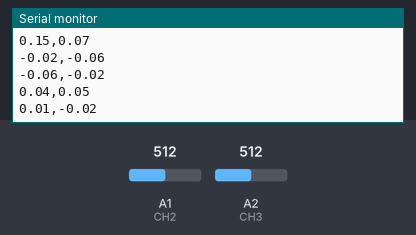
A sketch run on a simulated Arduino Uno, built with avr-gcc and run on an emulated ATmega328P. Shown: the last lines printed to the serial monitor. Inputs (shaded band) come from the test bench; at power-on: A1 (CH2) = 512, A2 (CH3) = 512.

Above: at 1.2 s.
1.3 s: A1 (CH2) set to 716
At 1.5 s:
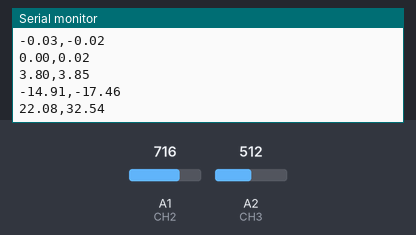
2.8 s: A2 (CH3) set to 716
At 3.0 s:
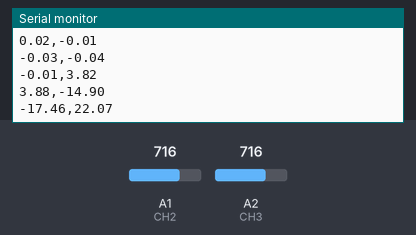
4.3 s: A1 (CH2) set to 900
At 4.5 s:
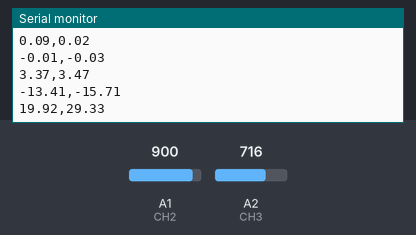
5.8 s: A2 (CH3) set to 900
At 6.0 s:
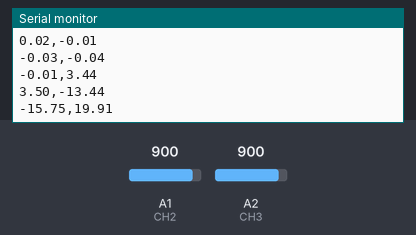
Timing chart, 0 to 8.3 s (numbered marks = the images above; inputs shaded):
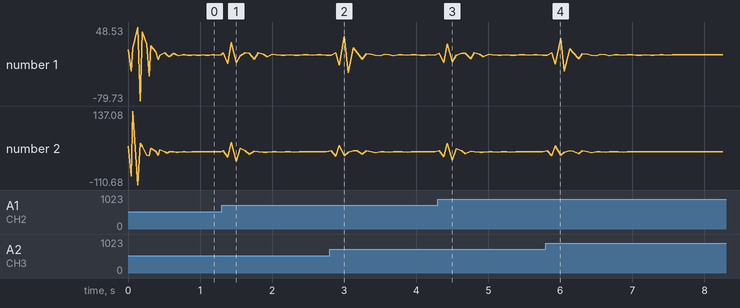

The sketch:

2CH_EMG_filt.ino
```cpp
// EMG Filter - BioAmp EXG Pill
// https://github.com/upsidedownlabs/BioAmp-EXG-Pill

// Upside Down Labs invests time and resources providing this open source code,
// please support Upside Down Labs and open-source hardware by purchasing
// products from Upside Down Labs!

// Copyright (c) 2021 Upside Down Labs - contact@upsidedownlabs.tech

// Permission is hereby granted, free of charge, to any person obtaining a copy
// of this software and associated documentation files (the "Software"), to deal
// in the Software without restriction, including without limitation the rights
// to use, copy, modify, merge, publish, distribute, sublicense, and/or sell
// copies of the Software, and to permit persons to whom the Software is
// furnished to do so, subject to the following conditions:

// The above copyright notice and this permission notice shall be included in all
// copies or substantial portions of the Software.

// THE SOFTWARE IS PROVIDED "AS IS", WITHOUT WARRANTY OF ANY KIND, EXPRESS OR
// IMPLIED, INCLUDING BUT NOT LIMITED TO THE WARRANTIES OF MERCHANTABILITY,
// FITNESS FOR A PARTICULAR PURPOSE AND NONINFRINGEMENT. IN NO EVENT SHALL THE
// AUTHORS OR COPYRIGHT HOLDERS BE LIABLE FOR ANY CLAIM, DAMAGES OR OTHER
// LIABILITY, WHETHER IN AN ACTION OF CONTRACT, TORT OR OTHERWISE, ARISING FROM,
// OUT OF OR IN CONNECTION WITH THE SOFTWARE OR THE USE OR OTHER DEALINGS IN THE
// SOFTWARE.

#define SAMPLE_RATE 125
#define BAUD_RATE 115200
#define CH1 A0
#define CH2 A1
#define CH3 A2


void setup() {
  // Serial connection begin
  Serial.begin(BAUD_RATE);
}

void loop() {
  // Calculate elapsed time
  static unsigned long past = 0;
  unsigned long present = micros();
  unsigned long interval = present - past;
  past = present;

  // Run timer
  static long timer = 0;
  timer -= interval;

  // Sample
  if(timer < 0){
    timer += 1000000 / SAMPLE_RATE;
    float channel2 = analogRead(CH2);
    float channel3 = analogRead(CH3);
    float filter2 = EMGFilter(channel2);
    float filter3 =EMGFilter(channel3);
      Serial.print(filter2);
      Serial.print(',');
      Serial.println(filter3);
  }
}

float EMGFilter(float input)
{
  float output = input;
  {
    static float z1, z2; // filter section state
    float x = output - 0.05159732*z1 - 0.36347401*z2;
    output = 0.01856301*x + 0.03712602*z1 + 0.01856301*z2;
    z2 = z1;
    z1 = x;
  }
  {
    static float z1, z2; // filter section state
    float x = output - -0.53945795*z1 - 0.39764934*z2;
    output = 1.00000000*x + -2.00000000*z1 + 1.00000000*z2;
    z2 = z1;
    z1 = x;
  }
  {
    static float z1, z2; // filter section state
    float x = output - 0.47319594*z1 - 0.70744137*z2;
    output = 1.00000000*x + 2.00000000*z1 + 1.00000000*z2;
    z2 = z1;
    z1 = x;
  }
  {
    static float z1, z2; // filter section state
    float x = output - -1.00211112*z1 - 0.74520226*z2;
    output = 1.00000000*x + -2.00000000*z1 + 1.00000000*z2;
    z2 = z1;
    z1 = x;
  }
  return output;
}
```

Measured:
- after the input at 1.3 s, the serial monitor: prints a new line at once (image 1)
- after the input at 2.8 s, the serial monitor: prints a new line at once (image 2)
- after the input at 4.3 s, the serial monitor: prints a new line at once (image 3)
- after the input at 5.8 s, the serial monitor: prints a new line at once (image 4)
- plotted number 2: 0.02 → -0.04 after the input at 1.3 s
